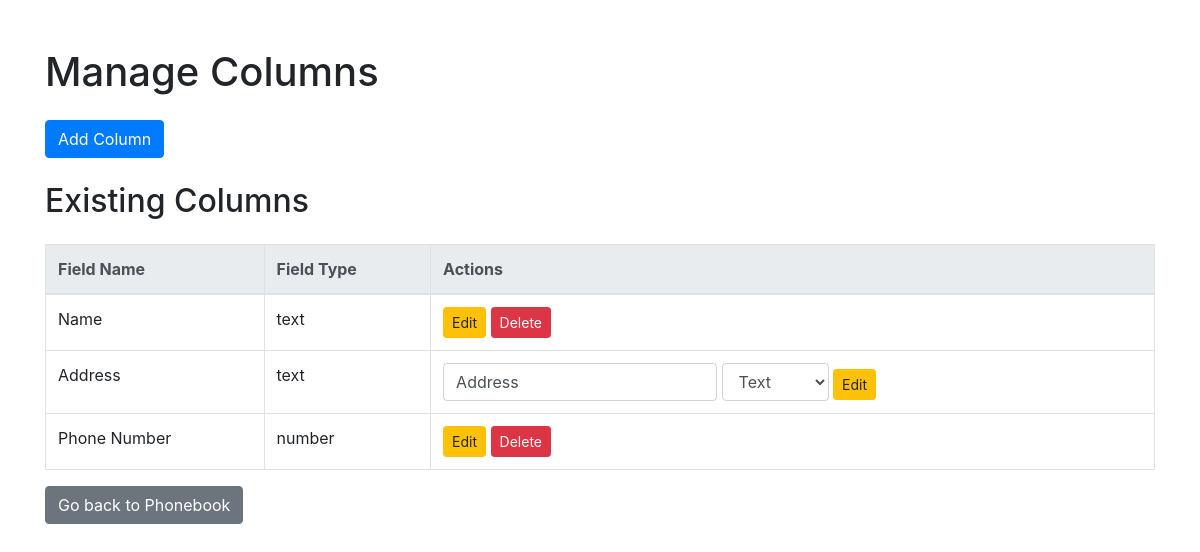
Screenshot of /manage_columns.php?edit=2 with the database file from the repository.
### tables this page shows
CREATE TABLE `phonebook_fields` (
  `id` int(11) NOT NULL,
  `field_name` varchar(255) NOT NULL,
  `field_type` varchar(50) NOT NULL
);

### manage_columns.php (the view, shortened to what this page needs)
<?php
include 'db_connect.php';
$fields_result = $conn->query("SELECT * FROM phonebook_fields");
$editing_field_id = isset($_GET['edit']) ? intval($_GET['edit']) : null;
?>
<!DOCTYPE html>
<html lang="en">
<head>
    <link href="https://stackpath.bootstrapcdn.com/bootstrap/4.5.2/css/bootstrap.min.css" rel="stylesheet">
</head>
<body>
    <div class="container mt-5">
        <h1 class="mb-4">Manage Columns</h1>
        <button type="button" class="btn btn-primary mb-4" data-toggle="modal" data-target="#addColumnModal">
            Add Column
        </button>
        <h2 class="mb-4">Existing Columns</h2>
        <table class="table table-bordered">
            <thead class="thead-light">
                <tr>
                    <th>Field Name</th>
                    <th>Field Type</th>
                    <th>Actions</th>
                </tr>
            </thead>
            <tbody>
                <?php while ($row = $fields_result->fetch_assoc()) { ?>
                    <tr>
                        <td><?php echo htmlspecialchars($row['field_name']); ?></td>
                        <td><?php echo htmlspecialchars($row['field_type']); ?></td>
                        <td>
                            <?php if ($editing_field_id === intval($row['id'])) { ?>
                                <form action="manage_columns.php" method="post" style="display:inline;">
                                    <input type="text" name="field_name" value="<?php echo htmlspecialchars($row['field_name']); ?>" required class="form-control" style="display:inline-block; width: auto;">
                                    <select name="field_type" class="form-control" style="display:inline-block; width: auto;">
                                        <option value="text" <?php echo $row['field_type'] == 'text' ? 'selected' : ''; ?>>Text</option>
                                    </select>
                                    <input type="submit" name="edit_field" value="Edit" class="btn btn-warning btn-sm">
                                </form>
                            <?php } else { ?>
                                <a href="manage_columns.php?edit=<?php echo $row['id']; ?>" class="btn btn-warning btn-sm">Edit</a>
                                <a href="manage_columns.php?delete=1&id=<?php echo $row['id']; ?>" class="btn btn-danger btn-sm" onclick="return confirm('Are you sure you want to delete this column?');">Delete</a>
                            <?php } ?>
                        </td>
                    </tr>
                <?php } ?>
            </tbody>
        </table>
        <p><a href="index.php" class="btn btn-secondary">Go back to Phonebook</a></p>
    </div>
</body>
</html>

### rows the page displays
phonebook_fields: field_name "Name", field_type "text"
phonebook_fields: field_name "Address", field_type "text", field_type "Text"
phonebook_fields: field_name "Phone Number", field_type "number"
